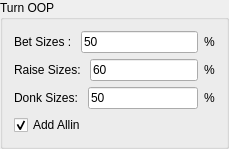
                                                    <widget class="QGroupBox" name="groupBox_5">
                                                        <property name="title">
                                                            <string>Turn OOP</string>
                                                        </property>
                                                        <layout class="QVBoxLayout" name="verticalLayout_8">
                                                            <item>
                                                                <layout class="QHBoxLayout" name="horizontalLayout_42">
                                                                    <item>
                                                                        <widget class="QLabel" name="label_58">
                                                                            <property name="text">
                                                                                <string>Bet Sizes : </string>
                                                                            </property>
                                                                        </widget>
                                                                    </item>
                                                                    <item>
                                                                        <widget class="QLineEdit" name="turn_oop_bet">
                                                                            <property name="text">
                                                                                <string>50</string>
                                                                            </property>
                                                                        </widget>
                                                                    </item>
                                                                    <item>
                                                                        <widget class="QLabel" name="label_59">
                                                                            <property name="text">
                                                                                <string>%</string>
                                                                            </property>
                                                                        </widget>
                                                                    </item>
                                                                </layout>
                                                            </item>
                                                            <item>
                                                                <layout class="QHBoxLayout" name="horizontalLayout_41">
                                                                    <item>
                                                                        <widget class="QLabel" name="label_56">
                                                                            <property name="text">
                                                                                <string>Raise Sizes: </string>
                                                                            </property>
                                                                        </widget>
                                                                    </item>
                                                                    <item>
                                                                        <widget class="QLineEdit" name="turn_oop_raise">
                                                                            <property name="text">
                                                                                <string>60</string>
                                                                            </property>
                                                                        </widget>
                                                                    </item>
                                                                    <item>
                                                                        <widget class="QLabel" name="label_57">
                                                                            <property name="text">
                                                                                <string>%</string>
                                                                            </property>
                                                                        </widget>
                                                                    </item>
                                                                </layout>
                                                            </item>
                                                            <item>
                                                                <layout class="QHBoxLayout" name="horizontalLayout_43">
                                                                    <item>
                                                                        <widget class="QLabel" name="label_60">
                                                                            <property name="text">
                                                                                <string>Donk Sizes: </string>
                                                                            </property>
                                                                        </widget>
                                                                    </item>
                                                                    <item>
                                                                        <widget class="QLineEdit" name="turn_oop_donk">
                                                                            <property name="text">
                                                                                <string>50</string>
                                                                            </property>
                                                                        </widget>
                                                                    </item>
                                                                    <item>
                                                                        <widget class="QLabel" name="label_61">
                                                                            <property name="text">
                                                                                <string>%</string>
                                                                            </property>
                                                                        </widget>
                                                                    </item>
                                                                </layout>
                                                            </item>
                                                            <item>
                                                                <layout class="QHBoxLayout" name="horizontalLayout_44">
                                                                    <item>
                                                                        <widget class="QCheckBox" name="turn_oop_allin">
                                                                            <property name="text">
                                                                                <string>Add Allin</string>
                                                                            </property>
                                                                            <property name="checked">
                                                                                <bool>true</bool>
                                                                            </property>
                                                                        </widget>
                                                                    </item>
                                                                </layout>
                                                            </item>
                                                        </layout>
                                                    </widget>
